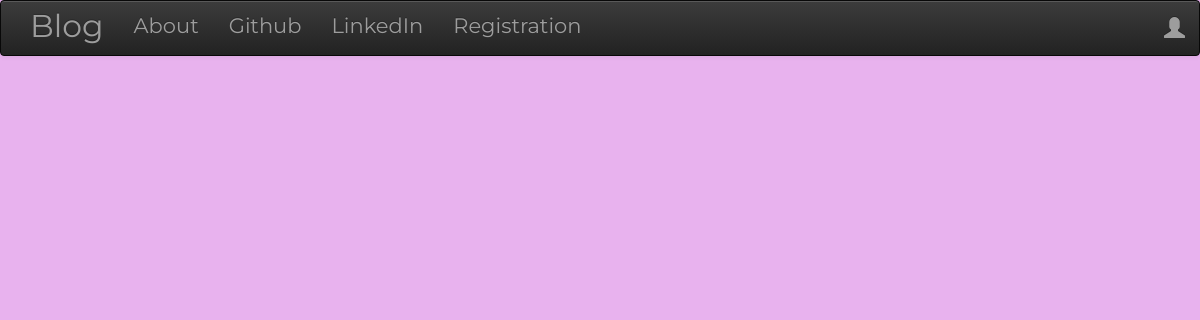
/, run on an earlier commit of the app's database.
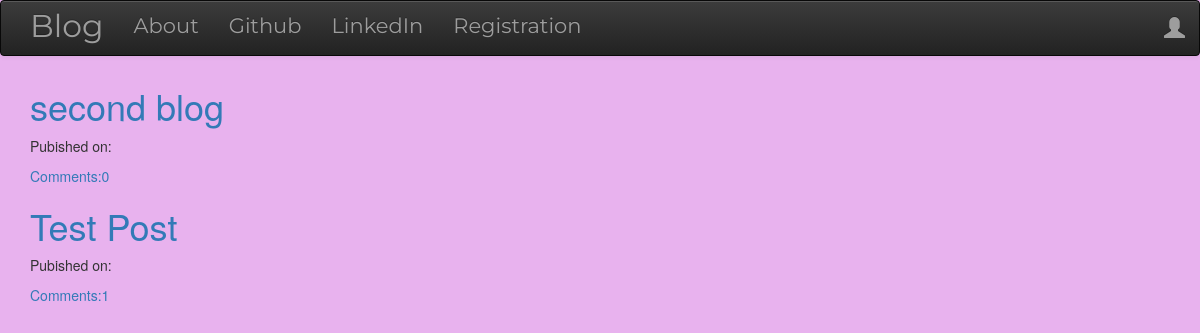
And on a later commit of the database.
### blog/models.py (models this page shows, shortened)
class Post(models.Model):
    author = models.ForeignKey('auth.User',on_delete=models.CASCADE)
    title = models.CharField(max_length=200)
    text = models.TextField()
    created_date = models.DateTimeField(default=timezone.now)
    published_date = models.DateTimeField(blank=True, null=True)
    def approve_comments(self):
        return self.comments.filter(approved_comment=True)

### blog/views.py (the view)
# urls.py: path('',views.PostListView.as_view(),name='post_list'),
class PostListView(ListView):
    model = Post
    def get_queryset(self):
        return Post.objects.filter(published_date__lte=timezone.now()).order_by('-published_date')

### blog/templates/blog/post_list.html (shortened to what this page needs)
{%extends 'blog/base.html'%}
{%block content%}
<div class="centerstage">
           <ul class="circles">
           </ul>
  {%for post in post_list%}
  <div class="post">
    <h1><a href="{%url 'post_detail' pk=post.pk%}">{{post.title}}</a></h1>
    <div class="date">
      <p>Pubished on:{{post.Pubished|date:"D M Y"}}</p>
    </div>
    <a href="{%url 'post_detail' pk=post.pk%}">Comments:{{post.approve_comments.count}}</a>
  </div>
  {%endfor%}
</div>
{%endblock%}

### blog/templates/blog/base.html (shortened to what this page needs)
<!DOCTYPE html>
{% load static %}
<html>
    <head>
        <link rel="stylesheet" href="https://maxcdn.bootstrapcdn.com/bootstrap/3.3.7/css/bootstrap.min.css">
        <link rel="stylesheet" href="https://maxcdn.bootstrapcdn.com/bootstrap/3.3.7/css/bootstrap-theme.min.css">
        <link rel="stylesheet" href="//cdn.jsdelivr.net/medium-editor/latest/css/medium-editor.min.css" type="text/css" media="screen" charset="utf-8">
        <link rel="stylesheet" href="{% static 'css/blog.css' %}">
<body class='loader bg'>
  <nav class="navbar navbar-default navbar-inverse techfont custom-navbar">
    <div class="container">
      <ul class="nav navbar-nav">
        <li><a class='navbar-brand bigbrand' href="{% url 'post_list' %}">Blog</a></li>
        <li><a href="{% url 'about'%}">About</a></li>
        <li><a href="https://www.github.com">Github</a></li>
        <li><a href="https://www.linkedin.com">LinkedIn</a></li>
        <li><a href="{% url 'register'%}">Registration</a></li>
      </ul>
      <ul class="nav navbar-nav navbar-right">
        {% if user.is_authenticated %}
        <li>
          <a href="{% url 'post_new' %}" >New Post</a>
        </li>
        <li>
          <a href="{% url 'post_draft_list' %}">Drafts</a>
        </li>
        <li>
          <a href="{% url 'logout' %}" >Log out</a>
        </li>
        <li>
          <a >Welcome: {{ user.username }}</a>
        </li>
          {% else %}
          <li><a class='nav navbar-right' href="{% url 'login' %}" ><span class="glyphicon glyphicon-user"></span></a></li>
        {% endif %}
      </ul>
  </div>
</nav>
        <div class="content container">
            <div class="row">
                <div class="col-md-8">
                  <div class="blog_posts">
                    {% block content %}
                    {% endblock %}
                  </div>
                </div>
            </div>
        </div>
</body>
</html>

### blog/static/css/blog.css (style rules this page uses)
.techfont { font-family: 'Montserrat', sans-serif; font-size: 1.5em; margin-bottom: 10px; }
.centerstage { margin-left: auto; margin-right: auto; }
.bigbrand { font-size: 1.5em; }
.loader { filter:hue-rotate(0deg); color: linear-gradient(45deg,#0f8,#08f); animation:hue 5000ms infinite linear; }
.bg { background-color: #E8B2EE ; }
.circles { position: absolute; top: 0; left: 0; width: 100%; height: 100%; overflow: hidden; z-index: -1 }

What changed in the data, as far as the page shows it:
added Post: title "second blog", approve_comments.count "0"
added Post: title "Test Post", approve_comments.count "1"
